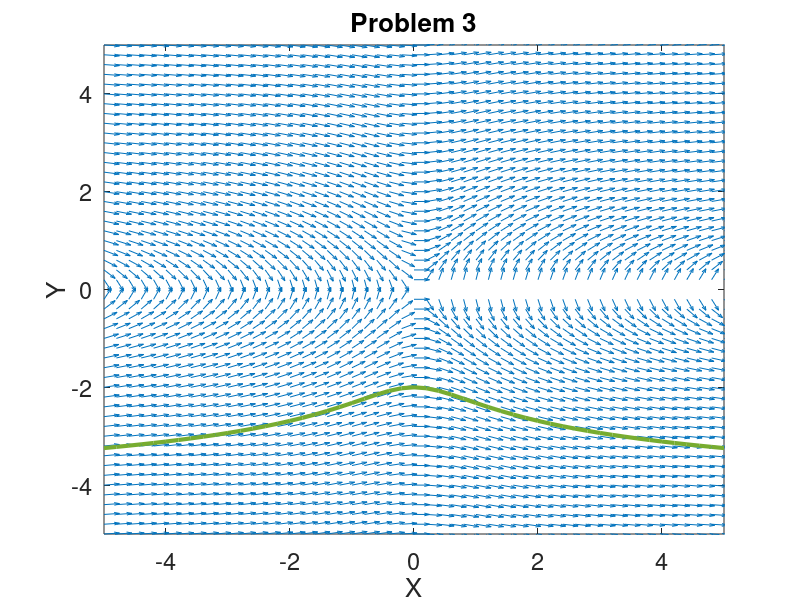

The MATLAB script that drew this image:
clear;

%set up the space
yvec = -5: .2 : 5; 
tvec = -5: .2 : 5;
[t,y] = meshgrid(tvec,yvec);

%set up function
delt = ones(size(t));
dely = (2.*t)./((1+t.^2).*y);

%This is a comment
fact = sqrt(delt.^2+dely.^2);
delt = delt./fact;
dely = dely./fact;
quiver(t,y,delt,dely);

%print out the plot map
hold on;
t = -5: .2: 5;
y = -(log(1+t.^2)*2+4).^(1/2);
plot(t,y,'LineWidth',3);

%set up graph ++fancy
set(gca,'FontSize',17);
axis([-5,5,-5,5])
xlabel('X');
ylabel('Y');
title('Problem 3')